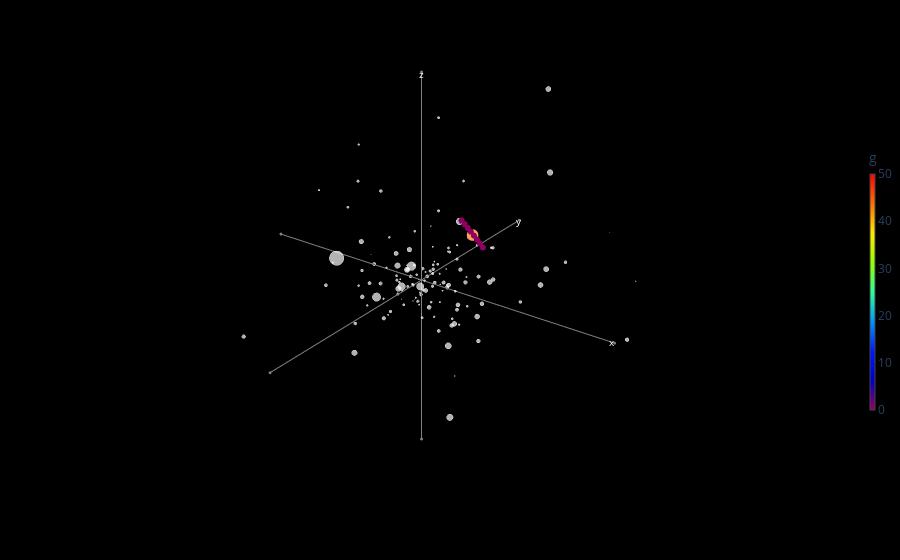

Write notebook code for a chart like this one.
### Code cell
fig = go.Figure()

fig.add_trace(xaxisline)
fig.add_trace(yaxisline)
fig.add_trace(zaxisline)
fig.add_trace(perturber_trace)
fig.add_trace(host_trace)
fig.add_trace(stream_trace)
fig.add_trace(cone) 


fig.update_layout(scene=scene,  
    margin=dict(l=0, r=0, t=0, b=0),  # Reduce margins to make the plot area larger
    scene_aspectmode='manual',  # Set aspect mode to manual
    scene_aspectratio=dict(x=1, y=1, z=1),  # Adjust aspect ratio to make the plot area larger
    plot_bgcolor=backgroundcolor,  # Plot area background color
    paper_bgcolor=backgroundcolor,  # Entire figure background color
)


# fig.write_image("frame-"+str(i).zfill(4)+".png")   # Save as PNG

### Figure 1 — Plotly figure (JSON) as saved in the notebook; plotly's stock layout.template omitted (floating-point values rounded to 4 significant figures; data arrays with more than 128 entries replaced by an {"elided": "..."} marker saying what was removed)
{"data": [{"marker": {"color": "gray", "size": 1}, "showlegend": false, "type": "scatter3d", "x": [-15, 15], "y": [0, 0], "z": [0, 0]}, {"marker": {"color": "gray", "size": 1}, "showlegend": false, "type": "scatter3d", "x": [0, 0], "y": [-15, 15], "z": [0, 0]}, {"marker": {"color": "gray", "size": 1}, "showlegend": false, "type": "scatter3d", "x": [0, 0], "y": [0, 0], "z": [-15, 15]}, {"marker": {"color": "white", "size": {"elided": "164 float values"}}, "mode": "markers", "showlegend": false, "type": "scatter3d", "x": {"elided": "164 float values"}, "y": {"elided": "164 float values"}, "z": {"elided": "164 float values"}}, {"marker": {"size": 4}, "mode": "markers", "showlegend": false, "type": "scatter3d", "x": [9.977], "y": [-9.292], "z": [9.243]}, {"marker": {"size": 4}, "mode": "lines", "showlegend": false, "type": "scatter3d", "x": [10.68, 10.47, 10.26, 10.05, 9.832, 9.611, 9.385, 9.156], "y": [-9.432, -9.394, -9.353, -9.308, -9.258, -9.205, -9.148, -9.087], "z": [8.75, 8.903, 9.051, 9.196, 9.336, 9.472, 9.603, 9.73]}, {"cmax": 50, "cmin": 0, "colorbar": {"len": 0.5, "thickness": 5, "title": {"text": "g "}}, "colorscale": [[0, "rgb(150,0,90)"], [0.125, "rgb(0,0,200)"], [0.25, "rgb(0,25,255)"], [0.375, "rgb(0,152,255)"], [0.5, "rgb(44,255,150)"], [0.625, "rgb(151,255,0)"], [0.75, "rgb(255,234,0)"], [0.875, "rgb(255,111,0)"], [1, "rgb(255,0,0)"]], "showscale": true, "sizemode": "absolute", "sizeref": 1, "type": "cone", "u": [-0.259, -0.2564, -0.254, -0.2516, -0.2492, -0.2468, -0.2443, -0.2418], "v": [0.2734, 0.2722, 0.2713, 0.2705, 0.27, 0.2696, 0.2695, 0.2695], "w": [-0.2479, -0.2535, -0.2591, -0.2647, -0.2703, -0.276, -0.2817, -0.2876], "x": [10.68, 10.47, 10.26, 10.05, 9.832, 9.611, 9.385, 9.156], "y": [-9.432, -9.394, -9.353, -9.308, -9.258, -9.205, -9.148, -9.087], "z": [8.75, 8.903, 9.051, 9.196, 9.336, 9.472, 9.603, 9.73]}], "layout": {"margin": {"b": 0, "l": 0, "r": 0, "t": 0}, "paper_bgcolor": "black", "plot_bgcolor": "black", "scene": {"annotations": [{"font": {"color": "white", "size": 10}, "showarrow": false, "text": "x", "x": 14.85, "y": 0, "z": 0}, {"font": {"color": "white", "size": 10}, "showarrow": false, "text": "y", "x": 0, "y": 14.85, "z": 0}, {"font": {"color": "white", "size": 10}, "showarrow": false, "text": "z", "x": 0, "y": 0, "z": 14.85}], "aspectmode": "manual", "aspectratio": {"x": 1, "y": 1, "z": 1}, "camera": {"eye": {"x": 0.8849, "y": -1.211, "z": 0.75}}, "xaxis": {"range": [-15, 15], "showbackground": false, "showgrid": false, "showticklabels": false, "title": {"text": ""}, "zeroline": false}, "yaxis": {"range": [-15, 15], "showbackground": false, "showgrid": false, "showticklabels": false, "title": {"text": ""}, "zeroline": false}, "zaxis": {"range": [-15, 15], "showbackground": false, "showgrid": false, "showticklabels": false, "title": {"text": ""}, "zeroline": false}}}}
